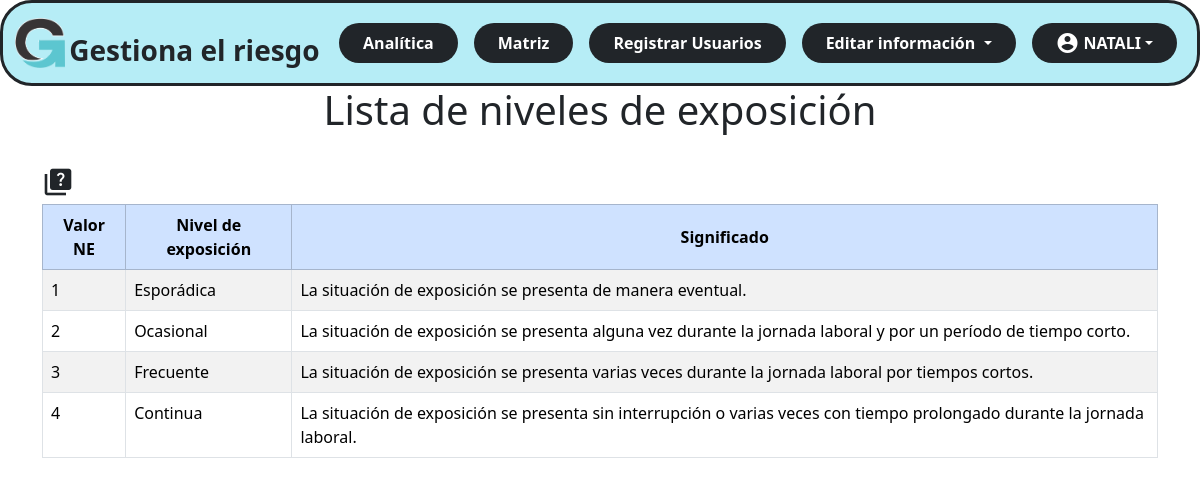
The page /administrador/nivelesexposicion.php (signed in) on the database its author committed.
### tables this page shows
CREATE TABLE `tblnivelexposicion` (
  `ValorNivelExposicion` int(1) NOT NULL,
  `Nombre` varchar(20) NOT NULL,
  `Significado` varchar(200) NOT NULL
);

### administrador/nivelesexposicion.php (the view, shortened to what this page needs)
<!DOCTYPE html>
<html lang="en">
<head>
    <?php
    include ('vistas\nav.php');
    include ('conexion.php');
    ?>
    <link rel="stylesheet" href="style.css">
</head>
<body>
    <div class="container-fluid">
        <h1>Lista de niveles de exposición</h1>
    </div>
    <br>
    <div class="container">
        <div>
            <a type="button" role="button" tabindex="0" class="text-dark"
                data-bs-toggle="popover" data-bs-trigger="focus" data-bs-placement="right"
                data-bs-custom-class="custom-popover"
                data-bs-title="¿Por qué no puedo agregar, eliminar o editar nuevos niveles?"
                data-bs-content="Los niveles mostrados en la tabla son los establecidos por la GTC-45(Guia tecnica colombiana) esto para una mayor compresión y facilidad a la hora de valorar peligros, por esa razon los valores mostrados no pueden ser cambiados o no en la versión actual del programa.">
                <span class="material-icons fs-2">
            </span>
            </a>
        </div>
        <div class="table-responsive">
            <table id="tbl_id" class="table table-bordered table-striped">
                <thead class="table-primary align-middle text-center">
                    <tr>
                        <th>Valor NE</th>
                        <th>Nivel de exposición</th>
                        <th>Significado</th>
                    </tr>
                </thead>
                <tbody>
                    <?php
                    $nivelexposicion = $con->query("SELECT * FROM tblnivelexposicion");
                    foreach ($nivelexposicion as $ne) {
                        ?>
                        <tr>
                            <td><?php echo $ne['ValorNivelExposicion']; ?></td>
                            <td><?php echo $ne['Nombre']; ?></td>
                            <td><?php echo $ne['Significado']; ?></td>
                        </tr>
                        <?php
                    }
                    ?>
                </tbody>
            </table>
        </div>
    </div>
</body>
</html>

### css/style_admin.css (style rules this page uses)
h1 { text-align: center; }

### rows shown on the page
tblnivelexposicion: ValorNivelExposicion "1", Nombre "Esporádica", Significado "La situación de exposición se presenta de manera eventual."
tblnivelexposicion: ValorNivelExposicion "2", Nombre "Ocasional", Significado "La situación de exposición se presenta alguna vez durante la jornada laboral y por un período de tiempo corto."
tblnivelexposicion: ValorNivelExposicion "3", Nombre "Frecuente", Significado "La situación de exposición se presenta varias veces durante la jornada laboral por tiempos cortos."
tblnivelexposicion: ValorNivelExposicion "4", Nombre "Continua", Significado "La situación de exposición se presenta sin interrupción o varias veces con tiempo prolongado durante la jornada laboral."

### other values the page prints
$_SESSION['nombre'] "NATALI"
